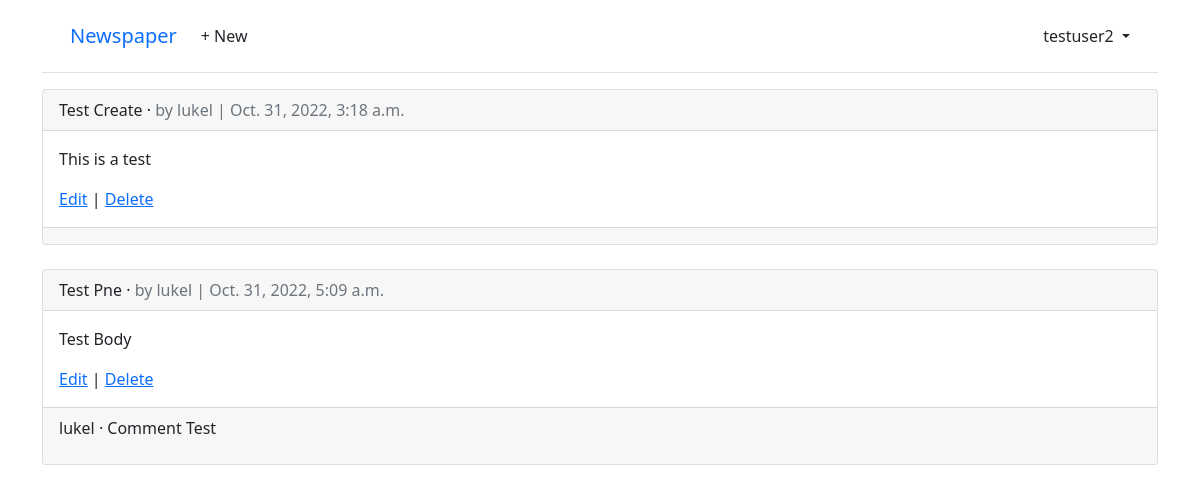
The page /articles/ (signed in) on the database its author committed.
### accounts/models.py (models this page shows)
class CustomUser(AbstractUser):
    age = models.PositiveIntegerField(null=True, blank=True)

### articles/models.py (models this page shows, shortened)
class Article(models.Model):
    title = models.CharField(max_length=255)
    body = models.TextField()
    date = models.DateTimeField(auto_now_add=True)
    author = models.ForeignKey(
        settings.AUTH_USER_MODEL,
        on_delete=models.CASCADE,
    )

class Comment(models.Model):
    article = models.ForeignKey(Article, on_delete=models.CASCADE)
    comment = models.CharField(max_length=140)
    author = models.ForeignKey(
        settings.AUTH_USER_MODEL,
        on_delete=models.CASCADE,
    )
    def __str__(self):
        return self.comment

### articles/views.py (the view)
# urls.py: path("", ArticleListView.as_view(), name="article_list"),
class ArticleListView(LoginRequiredMixin, ListView):
    model = Article
    template_name = "article_list.html"

### templates/article_list.html (shortened to what this page needs)
{% extends "base.html" %}
{% block content %}
{% for article in article_list %}
  <div class="card">
    <div class="card-header">
      <span class="font-weight-bold">{{ article.title }}</span> &middot;
      <span class="text-muted">by {{ article.author }} |
      {{ article.date }}</span>
    </div>
    <div class="card-body">
      <p>{{ article.body }}</p>
      <a href="{% url 'article_edit' article.pk %}">Edit</a> |
      <a href="{% url 'article_delete' article.pk %}">Delete</a>
    </div>
    <div class="card-footer">
      {% for comment in article.comment_set.all %}
        <p>
          <span class="font-weight-bold">
            {{ comment.author }} &middot;
          </span>
          {{ comment }}
        </p>
      {% endfor %}
    </div>
  </div>
  <br />
{% endfor %}
{% endblock content %}

### templates/base.html (shortened to what this page needs)
<!DOCTYPE html>
<html>
<head>
  <link href="https://cdn.jsdelivr.net/npm/bootstrap@5.1.3/dist/css/bootstrap.min.css" rel="stylesheet">
</head>
<body>
  <div class="container">
    <header class="p-3 mb-3 border-bottom">
      <div class="container">
        <div class="d-flex flex-wrap align-items-center justify-content-center
          justify-content-lg-start">
          <a class="navbar-brand" href="{% url 'home' %}">Newspaper</a>
          <ul class="nav col-12 col-lg-auto me-lg-auto mb-2 justify-content-center
            mb-md-0">
          {% if user.is_authenticated %}
            <li><a href="/articles/new/" class="nav-link px-2 link-dark">+ New</a></li>
          </ul>
          <div class="dropdown text-end">
            <a href="#" class="d-block link-dark text-decoration-none dropdown-toggle"
              id="dropdownUser1" data-bs-toggle="dropdown" aria-expanded="false">
              {{ user.username }}
            </a>
          </div>
          {% else %}
          </ul>
          <div class="text-end">
            <a href="{% url 'login' %}" class="btn btn-outline-primary me-2">Log In</a>
            <a href="{% url 'signup' %}" class="btn btn-primary">Sign Up</a>
          </div>
          {% endif %}
        </div>
      </div>
    </header>
    <main>
      {% block content %}
      {% endblock content %}
    </main>
  </div>
</body>
</html>

### rows shown on the page
CustomUser: username "testuser2"
Article: title "Test Create", author "lukel", date "Oct. 31, 2022, 3:18 a.m.", body "This is a test"
Article: title "Test Pne", author "lukel", date "Oct. 31, 2022, 5:09 a.m.", body "Test Body"
Comment: author "lukel", comment "Comment Test"
